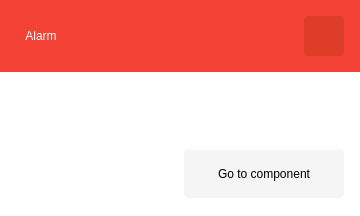
<?xml version="1.0" encoding="UTF-8"?>
<ui version="4.0">
 <class>AlarmAlert</class>
 <widget class="QWidget" name="AlarmAlert">
  <property name="geometry">
   <rect>
    <x>0</x>
    <y>0</y>
    <width>360</width>
    <height>216</height>
   </rect>
  </property>
  <property name="sizePolicy">
   <sizepolicy hsizetype="Fixed" vsizetype="Fixed">
    <horstretch>0</horstretch>
    <verstretch>0</verstretch>
   </sizepolicy>
  </property>
  <property name="minimumSize">
   <size>
    <width>360</width>
    <height>216</height>
   </size>
  </property>
  <property name="maximumSize">
   <size>
    <width>360</width>
    <height>216</height>
   </size>
  </property>
  <property name="windowTitle">
   <string>Alarm</string>
  </property>
  <property name="styleSheet">
   <string notr="true">background-color: white;</string>
  </property>
  <widget class="QLabel" name="message">
   <property name="geometry">
    <rect>
     <x>16</x>
     <y>86</y>
     <width>328</width>
     <height>48</height>
    </rect>
   </property>
   <property name="text">
    <string/>
   </property>
   <property name="alignment">
    <set>Qt::AlignLeading|Qt::AlignLeft|Qt::AlignVCenter</set>
   </property>
  </widget>
  <widget class="QPushButton" name="ok">
   <property name="geometry">
    <rect>
     <x>304</x>
     <y>16</y>
     <width>40</width>
     <height>40</height>
    </rect>
   </property>
   <property name="styleSheet">
    <string notr="true">border-radius: 4px;
background-color: #de3d28;
</string>
   </property>
   <property name="text">
    <string/>
   </property>
  </widget>
  <widget class="QPushButton" name="goto_2">
   <property name="geometry">
    <rect>
     <x>184</x>
     <y>150</y>
     <width>160</width>
     <height>48</height>
    </rect>
   </property>
   <property name="styleSheet">
    <string notr="true">border-radius: 4px;
background-color: #f5f5f5</string>
   </property>
   <property name="text">
    <string>Go to component</string>
   </property>
  </widget>
  <widget class="QLabel" name="label">
   <property name="geometry">
    <rect>
     <x>0</x>
     <y>0</y>
     <width>360</width>
     <height>72</height>
    </rect>
   </property>
   <property name="styleSheet">
    <string notr="true">background-color: #f44336;
color: white;
</string>
   </property>
   <property name="text">
    <string/>
   </property>
   <property name="alignment">
    <set>Qt::AlignCenter</set>
   </property>
  </widget>
  <widget class="QLabel" name="title">
   <property name="geometry">
    <rect>
     <x>16</x>
     <y>25</y>
     <width>50</width>
     <height>22</height>
    </rect>
   </property>
   <property name="styleSheet">
    <string notr="true">color: white; background-color: #F44336;</string>
   </property>
   <property name="text">
    <string>Alarm</string>
   </property>
   <property name="alignment">
    <set>Qt::AlignCenter</set>
   </property>
  </widget>
  <zorder>message</zorder>
  <zorder>goto_2</zorder>
  <zorder>label</zorder>
  <zorder>ok</zorder>
  <zorder>title</zorder>
 </widget>
 <resources/>
 <connections/>
</ui>
